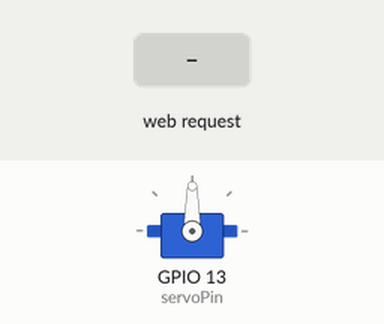
Simulated run of this sketch. Board: ESP32. Parts: servo. The inputs (shaded band) are chosen by the test bench. The camera gives no picture; what the sketch prints to the serial monitor is not drawn.

Above: at 1.6 s.
1.7 s: HTTP request GET /?value= received
At 2.9 s:
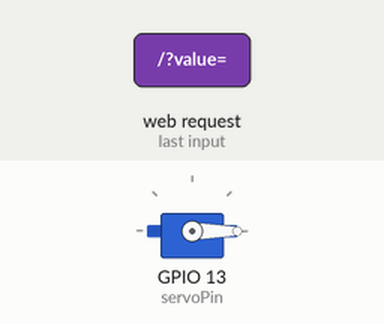
Timing chart, 0 to 4.7 s (numbered marks = the images above; inputs shaded):
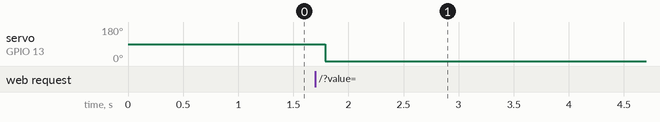

The sketch:

test_motores.ino
```cpp
/*********
  Rui Santos & Sara Santos - Random Nerd Tutorials
  Complete project details at https://RandomNerdTutorials.com/esp32-servo-motor-web-server-arduino-ide/
*********/

#include <WiFi.h>
#include "esp_camera.h"
#include <base64.h>
#include <ESP32Servo.h>

// OV2640 camera module pins (CAMERA_MODEL_AI_THINKER)
#define PWDN_GPIO_NUM     32
#define RESET_GPIO_NUM    -1
#define XCLK_GPIO_NUM      0
#define SIOD_GPIO_NUM     26
#define SIOC_GPIO_NUM     27
#define Y9_GPIO_NUM       35
#define Y8_GPIO_NUM       34
#define Y7_GPIO_NUM       39
#define Y6_GPIO_NUM       36
#define Y5_GPIO_NUM       21
#define Y4_GPIO_NUM       19
#define Y3_GPIO_NUM       18
#define Y2_GPIO_NUM        5
#define VSYNC_GPIO_NUM    25
#define HREF_GPIO_NUM     23
#define PCLK_GPIO_NUM     22

Servo myservo;  // create servo object to control a servoa
// twelve servo objects can be created on most boards

// GPIO the servo is attached to
static const int servoPin = 13;

// Replace with your network credentials
const char* ssid = "ESP32 WiFI AP";   /*Set Your SSID*/
const char* password = NULL;   /*Set Your Password*/

// Set web server port number to 80
WiFiServer server(80);
WiFiClient client;

IPAddress Ip(192, 168, 1, 1);
IPAddress NMask(255, 255, 255, 0);


// Variable to store the HTTP request
String header;

// Decode HTTP GET value
String valueString = String(5);
int pos1 = 0;
int pos2 = 0;

// Current time
unsigned long currentTime = millis();
// Previous time
unsigned long previousTime = 0;
// Define timeout time in milliseconds (example: 2000ms = 2s)
const long timeoutTime = 20000;

void setup(){
  Serial.begin(115200);
  myservo.attach(servoPin);
  Serial.println("ESP32 Access Point Mode");

  // Connect to Wi-Fi
  WiFi.mode(WIFI_AP);
  WiFi.softAP(ssid, password);
  delay(100);
  WiFi.softAPConfig(Ip, Ip, NMask);

  Serial.print("IP Address: http://");
  Serial.println(WiFi.softAPIP());

  // Turn-off the 'brownout detector'
  // WRITE_PERI_REG(RTC_CNTL_BROWN_OUT_REG, 0);

  // OV2640 camera module
  camera_config_t config;
  config.ledc_channel = LEDC_CHANNEL_0;
  config.ledc_timer = LEDC_TIMER_0;
  config.pin_d0 = Y2_GPIO_NUM;
  config.pin_d1 = Y3_GPIO_NUM;
  config.pin_d2 = Y4_GPIO_NUM;
  config.pin_d3 = Y5_GPIO_NUM;
  config.pin_d4 = Y6_GPIO_NUM;
  config.pin_d5 = Y7_GPIO_NUM;
  config.pin_d6 = Y8_GPIO_NUM;
  config.pin_d7 = Y9_GPIO_NUM;
  config.pin_xclk = XCLK_GPIO_NUM;
  config.pin_pclk = PCLK_GPIO_NUM;
  config.pin_vsync = VSYNC_GPIO_NUM;
  config.pin_href = HREF_GPIO_NUM;
  config.pin_sccb_sda = SIOD_GPIO_NUM;
  config.pin_sccb_scl = SIOC_GPIO_NUM;
  config.pin_pwdn = PWDN_GPIO_NUM;
  config.pin_reset = RESET_GPIO_NUM;
  config.xclk_freq_hz = 20000000;
  config.pixel_format = PIXFORMAT_JPEG;

  if (psramFound()) {
    config.frame_size = FRAMESIZE_UXGA;
    config.jpeg_quality = 10;
    config.fb_count = 2;
  } else {
    config.frame_size = FRAMESIZE_SVGA;
    config.jpeg_quality = 12;
    config.fb_count = 1;
  }
  // Camera init
  esp_err_t err = esp_camera_init(&config);
  if (err != ESP_OK) {
    Serial.printf("Camera init failed with error 0x%x", err);
    ESP.restart();
  }

  server.begin();
}

void loop(){
  WiFiClient client = server.available();   // Listen for incoming clients
  camera_fb_t * fb = NULL; // pointer
  String encoded = "";

  fb = esp_camera_fb_get();
  if (fb) {
    encoded = base64::encode(fb->buf, fb->len);
    // Serial.println(encoded);
    Serial.println(fb->len);
  }

  esp_camera_fb_return(fb);

  if (client) {                             // If a new client connects,
    currentTime = millis();
    previousTime = currentTime;
    Serial.println("New Client.");          // print a message out in the serial port
    String currentLine = "";                // make a String to hold incoming data from the client

    while (client.connected() && currentTime - previousTime <= timeoutTime) { // loop while the client's connected

      currentTime = millis();
      if (client.available()) {             // if there's bytes to read from the client,
        char c = client.read();             // read a byte, then
        Serial.write(c);                    // print it out the serial monitor
        header += c;
        if (c == '\n') {                    // if the byte is a newline character
          // if the current line is blank, you got two newline characters in a row.
          // that's the end of the client HTTP request, so send a response:
          if (currentLine.length() == 0) {
            // HTTP headers always start with a response code (e.g. HTTP/1.1 200 OK)
            // and a content-type so the client knows what's coming, then a blank line:
            client.println("HTTP/1.1 200 OK");
            client.println("Content-type:text/html");
            client.println("Connection: close");
            client.println();

            // Display the HTML web page
            client.println("<!DOCTYPE html><html>");
            client.println("<head><meta name=\"viewport\" content=\"width=device-width, initial-scale=1\">");
            client.println("<link rel=\"icon\" href=\"data:,\">");
            // CSS to style the on/off buttons
            // Feel free to change the background-color and font-size attributes to fit your preferences
            client.println("<style>body { text-align: center; font-family: \"Trebuchet MS\", Arial; margin-left:auto; margin-right:auto;}");
            client.println(".slider { width: 300px; }</style>");
            client.println("<script src=\"https://ajax.googleapis.com/ajax/libs/jquery/3.3.1/jquery.min.js\"></script>");

            // Web Page
            client.println("</head><body><h1>ESP32 with Servo</h1>");
            client.println("<p>Position: <span id=\"servoPos\"></span></p>");
            client.println("<input type=\"range\" min=\"0\" max=\"180\" class=\"slider\" id=\"servoSlider\" onchange=\"servo(this.value)\" value=\""+valueString+"\"/>");

            client.println("<script>var slider = document.getElementById(\"servoSlider\");");
            client.println("var servoP = document.getElementById(\"servoPos\"); servoP.innerHTML = slider.value;");
            client.println("slider.oninput = function() { slider.value = this.value; servoP.innerHTML = this.value; }");
            client.println("$.ajaxSetup({timeout:1000}); function servo(pos) { ");
            client.println("$.get(\"/?value=\" + pos + \"&\"); {Connection: close};}</script>");

            client.println("</body></html>");

            //GET /?value=180& HTTP/1.1
            if(header.indexOf("GET /?value=")>=0) {
              pos1 = header.indexOf('=');
              pos2 = header.indexOf('&');
              valueString = header.substring(pos1+1, pos2);

              //Rotate the servo
              myservo.write(valueString.toInt());
              Serial.println(valueString);
            }
            // The HTTP response ends with another blank line
            client.println();
            // Break out of the while loop
            break;
          } else { // if you got a newline, then clear currentLine
            currentLine = "";
          }
        } else if (c != '\r') {  // if you got anything else but a carriage return character,
          currentLine += c;      // add it to the end of the currentLine
        }
      }
    }
    // Clear the header variable
    header = "";
    // Close the connection
    client.stop();
    Serial.println("Client disconnected.");
    Serial.println("");
  }
}
```

Measured:
- after the input at 1.7 s, servo on GPIO 13 (servoPin): 90° → 0° after 0.09 s
